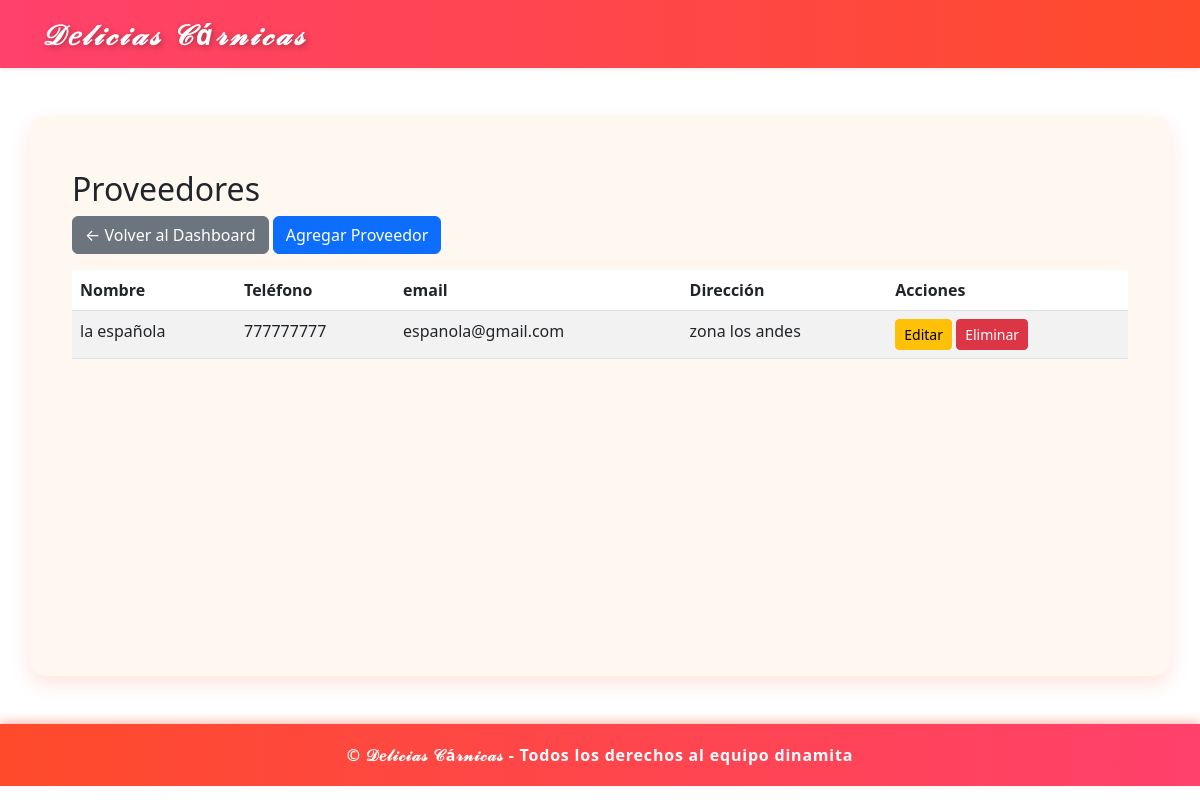
/admin/proveedores (signed in), run on the app's committed database.
### models/proveedor_model.py (models this page shows)
class Proveedor(db.Model):
    __tablename__ = 'proveedores'
    id = db.Column(db.Integer, primary_key=True)
    nombre = db.Column(db.String(150), nullable=False)
    telefono = db.Column(db.String(20))
    email = db.Column(db.String(100))
    direccion = db.Column(db.Text)

### controllers/admin_controller.py (the view)
@admin_bp.route('/proveedores')
@login_required
def proveedores():
    proveedores = Proveedor.query.all()
    return render_template('admin/proveedores.html', proveedores=proveedores)

### run.py (called while the page is built)
def create_app():
    app = Flask(__name__)
    app.config.from_object(Config)
    init_app(app)
    login_manager = LoginManager()
    login_manager.init_app(app)
    login_manager.login_view = 'auth.login'
    @login_manager.user_loader
    def load_user(user_id):
        return Usuario.query.get(int(user_id))
    app.register_blueprint(auth_bp, url_prefix='/auth')
    app.register_blueprint(admin_bp, url_prefix='/admin')
    app.register_blueprint(cliente_bp, url_prefix='/cliente')
    @app.route('/')
    def index():
        return render_template('index.html')
    return app

### templates/admin/proveedores.html (shortened to what this page needs)
{% extends 'admin/base_admin.html' %}
{% block content %}
<div class="container mt-4">
    <h2>Proveedores</h2>
    <a href="{{ url_for('admin.dashboard') }}" class="btn btn-secondary mb-3">← Volver al Dashboard</a>
    <a href="{{ url_for('admin.nuevo_proveedor') }}" class="btn btn-primary mb-3">Agregar Proveedor</a>
    <table class="table table-striped">
        <thead>
            <tr>
                <th>Nombre</th>
                <th>Teléfono</th>
                <th>email</th>
                <th>Dirección</th>
                <th>Acciones</th>
            </tr>
        </thead>
        <tbody>
            {% for proveedor in proveedores %}
            <tr>
                <td>{{ proveedor.nombre }}</td>
                <td>{{ proveedor.telefono }}</td>
                <td>{{ proveedor.email }}</td>
                <td>{{ proveedor.direccion }}</td>
                <td>
                    <a href="{{ url_for('admin.editar_proveedor', id=proveedor.id) }}" class="btn btn-warning btn-sm">Editar</a>
                    <a href="{{ url_for('admin.eliminar_proveedor', id=proveedor.id) }}" class="btn btn-danger btn-sm" onclick="return confirm('¿Estás seguro de eliminar este proveedor?');">Eliminar</a>
                </td>
            </tr>
            {% endfor %}
        </tbody>
    </table>
</div>
{% endblock %}

### data on the page
Proveedor: nombre "la española", telefono "777777777", email "espanola@gmail.com", direccion "zona los andes"
